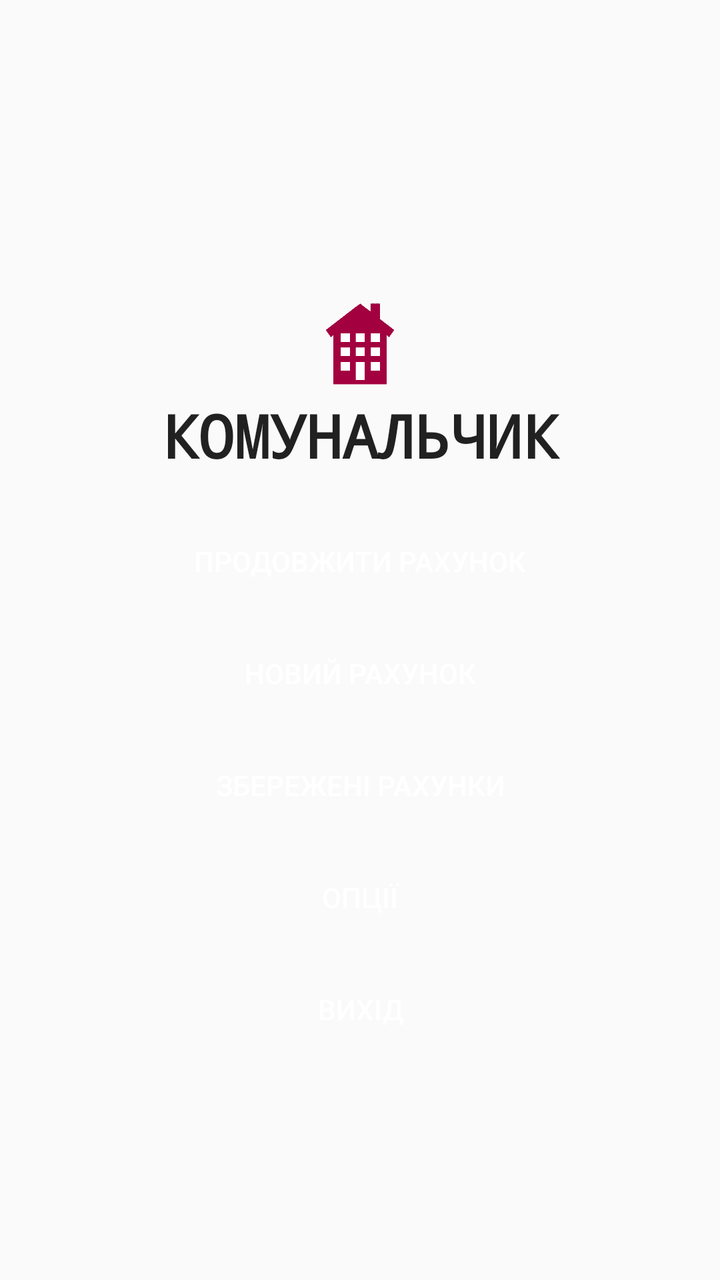
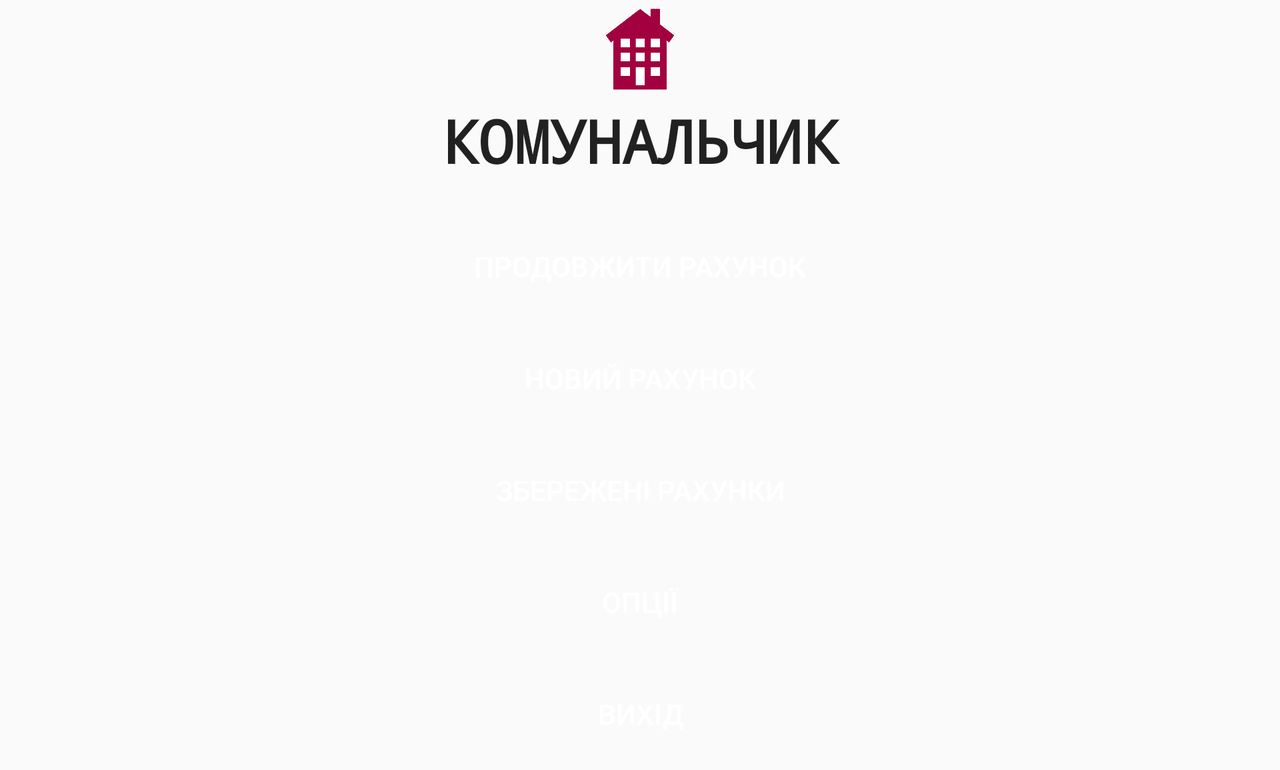

First picture: res/layout/ on a phone held upright. Second picture: the repository's own variant of that layout, on a device whose configuration matches the variant's folder. Source for both follows.
<!-- AndroidManifest.xml: application theme AppTheme -->
<!-- res/layout/frag_menu.xml -->
<?xml version="1.0" encoding="utf-8"?>
<LinearLayout
    xmlns:android="http://schemas.android.com/apk/res/android"
    android:layout_width="wrap_content"
    android:layout_gravity="center"
    android:orientation="vertical"
    android:layout_height="fill_parent"
    android:minWidth="250dp"
    android:baselineAligned="false"
    android:paddingTop="40dp"
    android:gravity="center_vertical">

    <ImageView
        android:src="@mipmap/icon_kommunalchik"
        android:layout_width="100dp"
        android:layout_height="50dp"
        android:layout_gravity="center_horizontal" />

    <TextView
        android:layout_alignParentTop="true"
        android:gravity="center_horizontal"
        android:layout_width="match_parent"
        android:layout_height="wrap_content"
        android:textAppearance="?android:attr/textAppearanceLarge"
        android:text="@string/menu_app_name"
        android:id="@+id/textView2"
        android:paddingBottom="15dp"
        android:typeface="monospace"
        android:textStyle="bold"
        android:layout_gravity="center_horizontal"
        android:textSize="30dp"
        android:singleLine="true" />

    <Button
        android:background="@drawable/menu_button"
        android:textColor="#ffffff"
        android:layout_width="fill_parent"
        android:layout_height="wrap_content"
        android:text="@string/continue_bills"
        android:id="@+id/btn_continue_bills"

        android:layout_gravity="center_horizontal"
        android:layout_margin="4dp" />

    <Button
        android:background="@drawable/menu_button"
        android:textColor="#ffffff"
        android:layout_width="fill_parent"
        android:layout_height="wrap_content"
        android:text="@string/new_bills"
        android:id="@+id/btn_new_bills"
        android:layout_gravity="center_horizontal"
        android:layout_margin="4dp" />

    <Button
        android:background="@drawable/menu_button"
        android:textColor="#ffffff"
        android:layout_width="fill_parent"
        android:layout_height="wrap_content"
        android:text="@string/saved_bills"
        android:id="@+id/btn_saved_bills"
        android:layout_gravity="center_horizontal"
        android:layout_margin="4dp" />

    <Button
        android:background="@drawable/menu_button"
        android:textColor="#ffffff"
        android:layout_width="fill_parent"
        android:layout_height="wrap_content"
        android:text="@string/settings"
        android:id="@+id/btn_settings"
        android:layout_gravity="center_horizontal"
        android:layout_margin="4dp" />

    <Button
        android:background="@drawable/menu_button"
        android:textColor="#ffffff"
        android:layout_width="fill_parent"
        android:layout_height="wrap_content"
        android:text="@string/exit"
        android:id="@+id/btn_exit"
        android:layout_gravity="center_horizontal"
        android:layout_margin="4dp" />
</LinearLayout>
<!-- resources referenced by this layout -->
<resources>
  <!-- drawable menu_button (drawable-xhdpi) -->
  <?xml version="1.0" encoding="utf-8"?>
  <selector
      xmlns:android="http://schemas.android.com/apk/res/android">
  
      <item android:state_pressed="true" >
          <shape>
              <solid
                  android:color="@color/btn_menu_background_pressed" />
              <corners
                  android:radius="3dp" />
              <padding
                  android:left="10dp"
                  android:top="10dp"
                  android:right="10dp"
                  android:bottom="10dp" />
          </shape>
      </item>
  
      <item android:state_focused="true" >
          <shape>
              <solid
                  android:color="@color/btn_menu_background_pressed" />
              <corners
                  android:radius="3dp" />
              <padding
                  android:left="10dp"
                  android:top="10dp"
                  android:right="10dp"
                  android:bottom="10dp" />
          </shape>
      </item>
      <item >
          <shape>
              <solid
                  android:color="@color/btn_menu_background"/>
              <corners
                  android:radius="3dp" />
              <padding
                  android:left="10dp"
                  android:top="10dp"
                  android:right="10dp"
                  android:bottom="10dp" />
          </shape>
      </item>
  </selector>
  <!-- mipmap icon_kommunalchik: png bitmap (mipmap-mdpi, 6797 bytes) -->
  <string name="continue_bills">Продовжити рахунок</string>
  <string name="exit">Вихід</string>
  <string name="menu_app_name">КОМУНАЛЬЧИК</string>
  <string name="new_bills">Новий рахунок</string>
  <string name="saved_bills">Збережені рахунки</string>
  <string name="settings">Опції</string>
  <style name="AppTheme" parent="Theme.AppCompat.Light.DarkActionBar">
          
          <item name="colorPrimary">@color/colorPrimary</item>
          <item name="colorPrimaryDark">@color/colorPrimaryDark</item>
          <item name="colorAccent">@color/colorAccent</item>
      </style>
  <color name="colorPrimary">#3F51B5</color>
  <color name="colorPrimaryDark">#303F9F</color>
  <color name="colorAccent">#FF4081</color>
</resources>
<!-- res/layout-land/frag_menu.xml (the repository's variant of the layout above) -->
<!-- drawn on the phone turned sideways -->
<?xml version="1.0" encoding="utf-8"?>
<ScrollView xmlns:android="http://schemas.android.com/apk/res/android"
    android:layout_width="fill_parent"
    android:layout_height="wrap_content">
<LinearLayout
    xmlns:android="http://schemas.android.com/apk/res/android"
    android:layout_gravity="center_horizontal"
    android:layout_width="wrap_content"
    android:orientation="vertical"
    android:layout_height="wrap_content"
    android:minWidth="250dp"
    android:gravity="center_horizontal">

    <ImageView
        android:src="@mipmap/icon_kommunalchik"
        android:layout_width="100dp"
        android:layout_height="50dp"
        android:layout_gravity="center_horizontal" />

    <TextView
        android:gravity="center_horizontal"
        android:layout_width="match_parent"
        android:layout_height="wrap_content"
        android:textAppearance="?android:attr/textAppearanceLarge"
        android:text="@string/menu_app_name"
        android:id="@+id/textView2"
        android:paddingBottom="15dp"
        android:typeface="monospace"
        android:textStyle="bold"
        android:textSize="30dp"
        android:singleLine="true" />

    <Button
        android:background="@drawable/menu_button"
        android:textColor="#ffffff"
        android:layout_width="fill_parent"
        android:layout_height="wrap_content"
        android:text="@string/continue_bills"
        android:id="@+id/btn_continue_bills"

        android:layout_gravity="center_horizontal"
        android:layout_margin="4dp" />

    <Button
        android:background="@drawable/menu_button"
        android:textColor="#ffffff"
        android:layout_width="fill_parent"
        android:layout_height="wrap_content"
        android:text="@string/new_bills"
        android:id="@+id/btn_new_bills"
        android:layout_gravity="center_horizontal"
        android:layout_margin="4dp" />

    <Button
        android:background="@drawable/menu_button"
        android:textColor="#ffffff"
        android:layout_width="fill_parent"
        android:layout_height="wrap_content"
        android:text="@string/saved_bills"
        android:id="@+id/btn_saved_bills"
        android:layout_gravity="center_horizontal"
        android:layout_margin="4dp" />

    <Button
        android:background="@drawable/menu_button"
        android:textColor="#ffffff"
        android:layout_width="fill_parent"
        android:layout_height="wrap_content"
        android:text="@string/settings"
        android:id="@+id/btn_settings"
        android:layout_gravity="center_horizontal"
        android:layout_margin="4dp" />

    <Button
        android:background="@drawable/menu_button"
        android:textColor="#ffffff"
        android:layout_width="fill_parent"
        android:layout_height="wrap_content"
        android:text="@string/exit"
        android:id="@+id/btn_exit"
        android:layout_gravity="center_horizontal"
        android:layout_margin="4dp" />
</LinearLayout>
</ScrollView>
